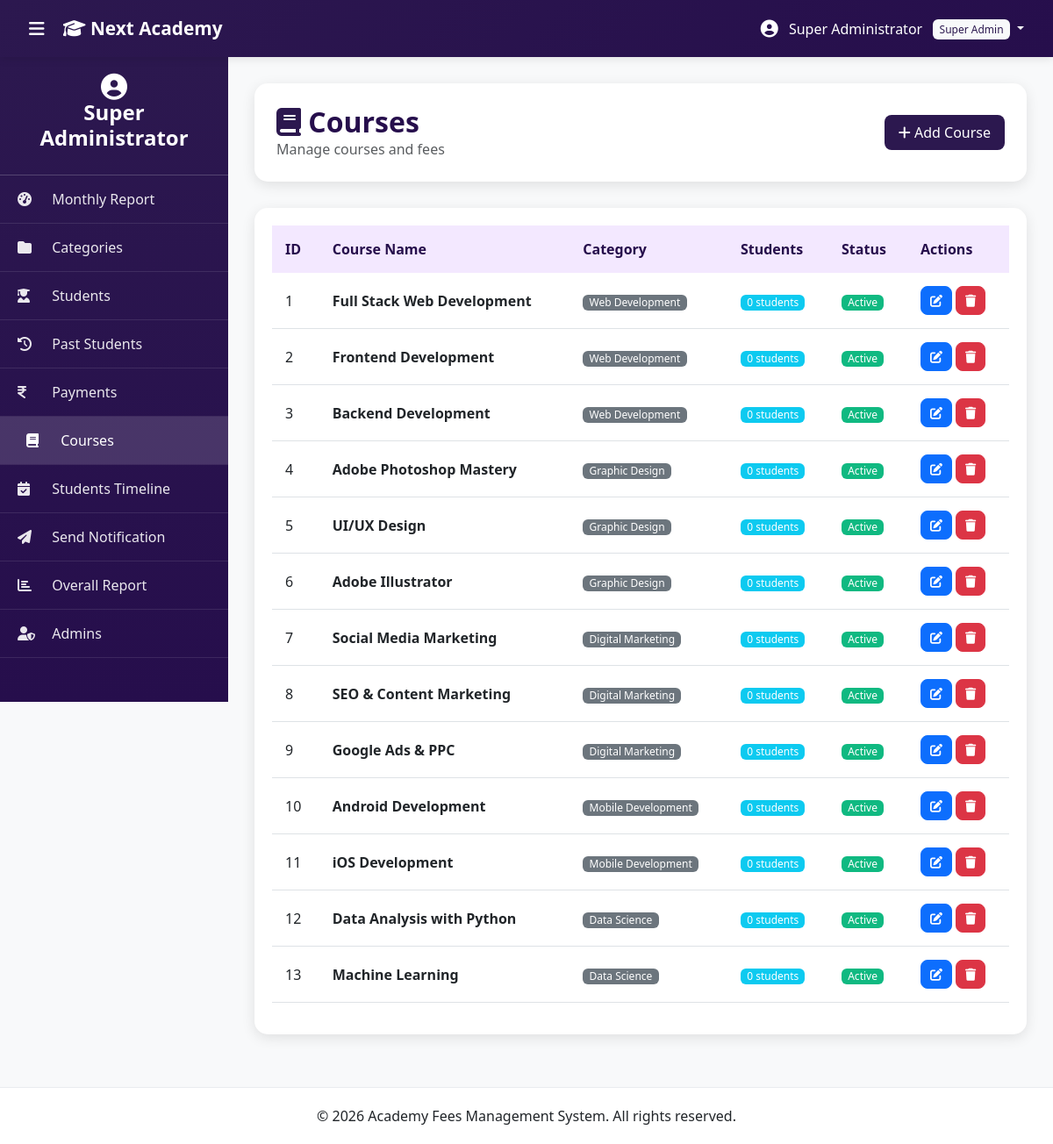
The app's page /admin/courses.php (signed in) with its own data.
### tables this page shows
CREATE TABLE `courses` (
  `id` int(11) NOT NULL AUTO_INCREMENT,
  `category_id` int(11) NOT NULL,
  `name` varchar(150) NOT NULL,
  `description` text,
  `status` enum('Active','Inactive') DEFAULT 'Active',
  `created_at` timestamp NULL DEFAULT CURRENT_TIMESTAMP,
  `updated_at` timestamp NULL DEFAULT CURRENT_TIMESTAMP ON UPDATE CURRENT_TIMESTAMP,
  PRIMARY KEY (`id`),
  KEY `idx_category` (`category_id`),
  KEY `idx_status` (`status`),
  CONSTRAINT `fk_courses_category` FOREIGN KEY (`category_id`) REFERENCES `categories` (`id`) ON DELETE CASCADE
);

CREATE TABLE `categories` (
  `id` int(11) NOT NULL AUTO_INCREMENT,
  `name` varchar(100) NOT NULL,
  `description` text,
  `status` enum('Active','Inactive') DEFAULT 'Active',
  `created_at` timestamp NULL DEFAULT CURRENT_TIMESTAMP,
  `updated_at` timestamp NULL DEFAULT CURRENT_TIMESTAMP ON UPDATE CURRENT_TIMESTAMP,
  PRIMARY KEY (`id`),
  KEY `idx_status` (`status`)
);

### admin/config/auth.php (called while the page is built, shortened)
<?php
function isLoggedIn() {
    return isset($_SESSION['admin_id']) && isset($_SESSION['admin_username']);
}
function isSuperAdmin() {
    return isset($_SESSION['admin_role']) && $_SESSION['admin_role'] === 'Super Admin';
}
function getCurrentAdmin() {
    return [
        'id' => $_SESSION['admin_id'],
        'username' => $_SESSION['admin_username'],
        'name' => $_SESSION['admin_name'],
        'email' => $_SESSION['admin_email'],
        'role' => $_SESSION['admin_role']
    ];
}
?>

### admin/courses.php (the view, shortened to what this page needs)
<?php
include 'includes/header.php';
$courses = $conn->query("SELECT c.*, cat.name as category_name,
                        (SELECT COUNT(*) FROM students WHERE course_id = c.id) as student_count
                        FROM courses c
                        JOIN categories cat ON c.category_id = cat.id
                        ORDER BY c.created_at DESC");
?>
<div class="page-header d-flex justify-content-between align-items-center">
    <div>
        <h2><i class="fas fa-book text-purple"></i> Courses</h2>
        <p class="text-muted mb-0">Manage courses and fees</p>
    </div>
    <button class="btn btn-purple" data-bs-toggle="modal" data-bs-target="#addCourseModal">
        <i class="fas fa-plus"></i> Add Course
    </button>
</div>
<div class="table-card">
    <div class="table-responsive">
        <table class="table table-hover">
            <thead>
                <tr>
                    <th>ID</th>
                    <th>Course Name</th>
                    <th>Category</th>
                    <th>Students</th>
                    <th>Status</th>
                    <th>Actions</th>
                </tr>
            </thead>
            <tbody>
                <?php while ($course = $courses->fetch_assoc()): ?>
                <tr>
                    <td><?php echo $course['id']; ?></td>
                    <td><strong><?php echo htmlspecialchars($course['name']); ?></strong></td>
                    <td><span class="badge bg-secondary"><?php echo htmlspecialchars($course['category_name']); ?></span></td>
                    <td><span class="badge bg-info"><?php echo $course['student_count']; ?> students</span></td>
                    <td><span class="badge status-<?php echo strtolower($course['status']); ?>"><?php echo $course['status']; ?></span></td>
                    <td>
                        <button class="btn btn-sm btn-primary" onclick="editCourse(<?php echo $course['id']; ?>)">
                            <i class="fas fa-edit"></i>
                        </button>
                        <a href="?delete=<?php echo $course['id']; ?>" class="btn btn-sm btn-danger" onclick="return confirm('Delete this course?')">
                            <i class="fas fa-trash"></i>
                        </a>
                    </td>
                </tr>
                <?php endwhile; ?>
            </tbody>
        </table>
    </div>
</div>
<?php include 'includes/footer.php'; ?>

### admin/includes/header.php (shortened to what this page needs)
<?php
require_once 'config/auth.php';
$current_page = basename($_SERVER['PHP_SELF'], '.php');
$admin = getCurrentAdmin();
?>
<!DOCTYPE html>
<html lang="en">
<head>
    <link href="https://cdn.jsdelivr.net/npm/bootstrap@5.3.0/dist/css/bootstrap.min.css" rel="stylesheet">
    <link rel="stylesheet" href="https://cdnjs.cloudflare.com/ajax/libs/font-awesome/6.4.0/css/all.min.css">
    <link rel="stylesheet" href="assets/css/style.css">
</head>
<body>
    <nav class="navbar navbar-expand-lg navbar-dark bg-purple fixed-top">
        <div class="container-fluid">
            <button class="btn btn-link text-white me-2 me-md-3 p-1" id="sidebarToggle">
                <i class="fas fa-bars"></i>
            </button>
            <a class="navbar-brand flex-grow-1" href="index.php">
                <i class="fas fa-graduation-cap d-none d-sm-inline"></i>
                <span class="d-none d-sm-inline">Next Academy</span>
            </a>
            <div class="ms-auto">
                <div class="dropdown">
                    <button class="btn btn-link text-white dropdown-toggle text-decoration-none p-1" type="button"
                        id="userDropdown" data-bs-toggle="dropdown">
                        <i class="fas fa-user-circle fa-lg"></i>
                        <span class="ms-2 d-none d-md-inline"><?php echo htmlspecialchars($admin['name']); ?></span>
                        <span
                            class="badge bg-light text-purple ms-2 d-none d-lg-inline"><?php echo htmlspecialchars($admin['role']); ?></span>
                    </button>
                </div>
            </div>
        </div>
    </nav>
    <div class="sidebar" id="sidebar">
        <div class="sidebar-header">
            <h4><i class="fas fa-user-circle fa-lg "></i>
                <div class="fw-bold"><?php echo htmlspecialchars($admin['name']); ?></div>
            </h4>
        </div>
        <ul class="sidebar-menu">
            <li class="<?php echo $current_page === 'index' ? 'active' : ''; ?>">
                <a href="index.php"><i class="fas fa-tachometer-alt"></i> Monthly Report</a>
            </li>
            <li class="<?php echo $current_page === 'categories' ? 'active' : ''; ?>">
                <a href="categories.php"><i class="fas fa-folder"></i> Categories</a>
            </li>
            <li class="<?php echo $current_page === 'students' ? 'active' : ''; ?>">
                <a href="students.php"><i class="fas fa-user-graduate"></i> Students</a>
            </li>
            <li
                class="<?php echo $current_page === 'past_students' || $current_page === 'past_student_details' ? 'active' : ''; ?>">
                <a href="past_students.php"><i class="fas fa-history"></i> Past Students</a>
            </li>
            <li class="<?php echo $current_page === 'payments' ? 'active' : ''; ?>">
                <a href="payments.php"><i class="fa-solid fa-indian-rupee-sign"></i> Payments</a>
            </li>
            <li class="<?php echo $current_page === 'courses' ? 'active' : ''; ?>">
                <a href="courses.php"><i class="fas fa-book"></i> Courses</a>
            </li>
            <li class="<?php echo $current_page === 'students_course_expiry' ? 'active' : ''; ?>">
                <a href="students_course_expiry.php"><i class="fas fa-calendar-check"></i> Students Timeline</a>
            </li>
            <li class="<?php echo $current_page === 'send_notification' ? 'active' : ''; ?>">
                <a href="send_notification.php"><i class="fas fa-paper-plane"></i> Send Notification</a>
            </li>
            <?php if (isSuperAdmin()): ?>
                <li class="<?php echo $current_page === 'reports' ? 'active' : ''; ?>">
                    <a href="reports.php"><i class="fas fa-chart-bar"></i> Overall Report</a>
                </li>
                <li class="<?php echo $current_page === 'admins' ? 'active' : ''; ?>">
                    <a href="admins.php"><i class="fas fa-user-shield"></i> Admins</a>
                </li>
            <?php endif; ?>
        </ul>
    </div>
    <div class="main-content" id="mainContent">

### admin/includes/footer.php (shortened to what this page needs)
</div>
    <footer class="footer">
        <div class="container-fluid">
            <p class="mb-0">© <?php echo date('Y'); ?> Academy Fees Management System. All rights reserved.</p>
        </div>
    </footer>
</body>
</html>

### admin/assets/css/style.css (style rules this page uses)
:root { --purple-primary: #2c184f; --purple-dark: #260e4c; --purple-light: #8e73e0; --purple-lighter: #d6b8f5; --purple-extra-light: #f3e8ff; --sidebar-width: 260px; --navbar-height: 65px; }
* { margin: 0; padding: 0; box-sizing: border-box; }
body { font-family: 'Segoe UI', Tahoma, Geneva, Verdana, sans-serif; background: #f8f9fa; overflow-x: hidden; }
.bg-purple { background: linear-gradient(135deg, var(--purple-primary) 0%, var(--purple-dark) 100%) !important; }
.text-purple { color: var(--purple-primary) !important; }
.btn-purple { background: var(--purple-primary); color: white; border: none; }
.navbar { height: var(--navbar-height); padding: 0 1rem; z-index: 1000; box-shadow: 0 2px 10px rgba(0, 0, 0, 0.1); }
.navbar-brand { font-size: 1.3rem; font-weight: 600; }
.sidebar { position: fixed; top: var(--navbar-height); left: 0; width: var(--sidebar-width); height: calc(100vh - var(--navbar-height)); background: linear-gradient(180deg, var(--purple-primary) 0%, var(--purple-dark) 100%); padding: 0; overflow-y: auto; transition: all 0.3s ease; z-index: 999; }
.sidebar-header { padding: 20px; text-align: center; border-bottom: 1px solid rgba(255, 255, 255, 0.2); color: white; }
.sidebar-menu { list-style: none; padding: 0; margin: 0; }
.sidebar-menu li { border-bottom: 1px solid rgba(255, 255, 255, 0.1); }
.sidebar-menu li a { display: block; padding: 15px 20px; color: rgba(255, 255, 255, 0.9); text-decoration: none; transition: all 0.3s; }
.sidebar-menu li a i { width: 25px; margin-right: 10px; }
.sidebar-menu li:hover a, .sidebar-menu li.active a { background: rgba(255, 255, 255, 0.15); color: white; padding-left: 30px; }
.main-content { margin-left: var(--sidebar-width); margin-top: var(--navbar-height); padding: 30px; min-height: calc(100vh - var(--navbar-height)); transition: margin-left 0.3s ease; }
.table-card { background: white; border-radius: 15px; padding: 20px; box-shadow: 0 4px 15px rgba(0, 0, 0, 0.1); }
.table thead th { background: var(--purple-extra-light); color: var(--purple-dark); font-weight: 600; border: none; padding: 15px; }
.table tbody td { padding: 15px; vertical-align: middle; }
.btn { border-radius: 8px; padding: 8px 16px; font-weight: 500; transition: all 0.3s; }
.btn-sm { padding: 5px 10px; font-size: 0.875rem; }
.badge { padding: 6px 12px; font-weight: 500; border-radius: 6px; }
.page-header { background: white; border-radius: 15px; padding: 25px; margin-bottom: 30px; box-shadow: 0 4px 15px rgba(0, 0, 0, 0.1); }
.page-header h2 { color: var(--purple-dark); margin: 0; font-weight: 600; }
.footer { background: white; padding: 20px 0; text-align: center; border-top: 1px solid #e9ecef; margin-top: 30px; }
.status-active { background: #10b981; color: white; }
.navbar { padding: 0.5rem 1rem; }
.navbar-brand { white-space: nowrap; overflow: hidden; text-overflow: ellipsis; max-width: calc(100vw - 200px); }
#sidebarToggle { padding: 0.25rem 0.5rem; font-size: 1.25rem; }
#userDropdown { white-space: nowrap; padding: 0.25rem 0.5rem; }
body { overflow-x: hidden; }
.badge { font-size: 0.75rem; padding: 0.25em 0.6em; }

### records on screen
courses: id "1", name "Full Stack Web Development", category.name "Web Development", student_count "0", status "Active"
courses: id "2", name "Frontend Development", category.name "Web Development", student_count "0", status "Active"
courses: id "3", name "Backend Development", category.name "Web Development", student_count "0", status "Active"
courses: id "4", name "Adobe Photoshop Mastery", category.name "Graphic Design", student_count "0", status "Active"
courses: id "5", name "UI/UX Design", category.name "Graphic Design", student_count "0", status "Active"
courses: id "6", name "Adobe Illustrator", category.name "Graphic Design", student_count "0", status "Active"
courses: id "7", name "Social Media Marketing", category.name "Digital Marketing", student_count "0", status "Active"
courses: id "8", name "SEO & Content Marketing", category.name "Digital Marketing", student_count "0", status "Active"
courses: id "9", name "Google Ads & PPC", category.name "Digital Marketing", student_count "0", status "Active"
courses: id "10", name "Android Development", category.name "Mobile Development", student_count "0", status "Active"
courses: id "11", name "iOS Development", category.name "Mobile Development", student_count "0", status "Active"
courses: id "12", name "Data Analysis with Python", category.name "Data Science", student_count "0", status "Active"
courses: id "13", name "Machine Learning", category.name "Data Science", student_count "0", status "Active"

### other values on screen
$admin['name'] "Super Administrator"
$admin['role'] "Super Admin"
